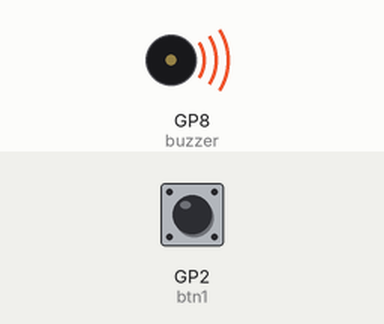
Simulated run of this program. Board: Raspberry Pi Pico running MicroPython. On the bench: buzzer (waves = sounding). The test bench sets the inputs (shaded band); at power-on: GP2 (btn1) HIGH.

Above: at 0.1 s.
At 1.5 s:
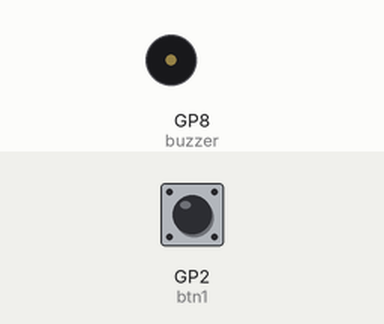
Timing chart, 0 to 3.0 s (numbered marks = the images above):
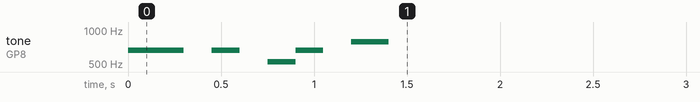

The program:

main.py
```python
"""
DESCRIPTION:
This example code will shoqw how to use the Maker Uno RP2040's onboard buzzer to play tones and melody.

AUTHOR   : Cytron Technologies Sdn Bhd
WEBSITE  : www.cytron.io
EMAIL    : support@cytron.io

"""
# Import necessary libraries
from machine import Pin, PWM
import time

# Define the melody note frequency with its corresponding duration
MELODY_NOTE = [659, 659, 0, 659, 0, 523, 659, 0, 784]
MELODY_DURATION = [0.15, 0.15, 0.15, 0.15, 0.15, 0.15, 0.15, 0.15, 0.2]

volume = 500 # Maximum is 65535. Adjust as needed

# Initialize a buzzer using PWM on Pin 8
buzzer = PWM(Pin(8))

# Initialize button 1 as input with pull-up resistor
btn1 = Pin(2, Pin.IN, Pin.PULL_UP)

# Play the pre-defined melody 
for i in range(len(MELODY_DURATION)):
    # Check if the note is a rest (frequency = 0)
    if MELODY_NOTE[i] == 0:
         buzzer.duty_u16(0)
    else:
        # Play melody tones
        buzzer.freq(MELODY_NOTE[i])
        buzzer.duty_u16(volume)
    time.sleep(MELODY_DURATION[i])
# Turn off the buzzer after playing the melody
buzzer.duty_u16(0)

while True:
    # Check button (GP20) is pressed
    if not btn1.value():
        # Play tones
        # Format(pin,frequency,duration)
        buzzer.freq(262)
        buzzer.duty_u16(volume)
        time.sleep(0.1)
        buzzer.freq(659)
        buzzer.duty_u16(volume)
        time.sleep(0.1)
        buzzer.freq(784)
        buzzer.duty_u16(volume)
        time.sleep(0.1)
        # Turn off the buzzer
        buzzer.duty_u16(0)
```

Measured:
- by itself, tone on GP8 (buzzer): plays 659 Hz for 0.30 s, 659 Hz for 0.15 s, 523 Hz for 0.15 s, 659 Hz for 0.15 s, 784 Hz for 0.20 s
